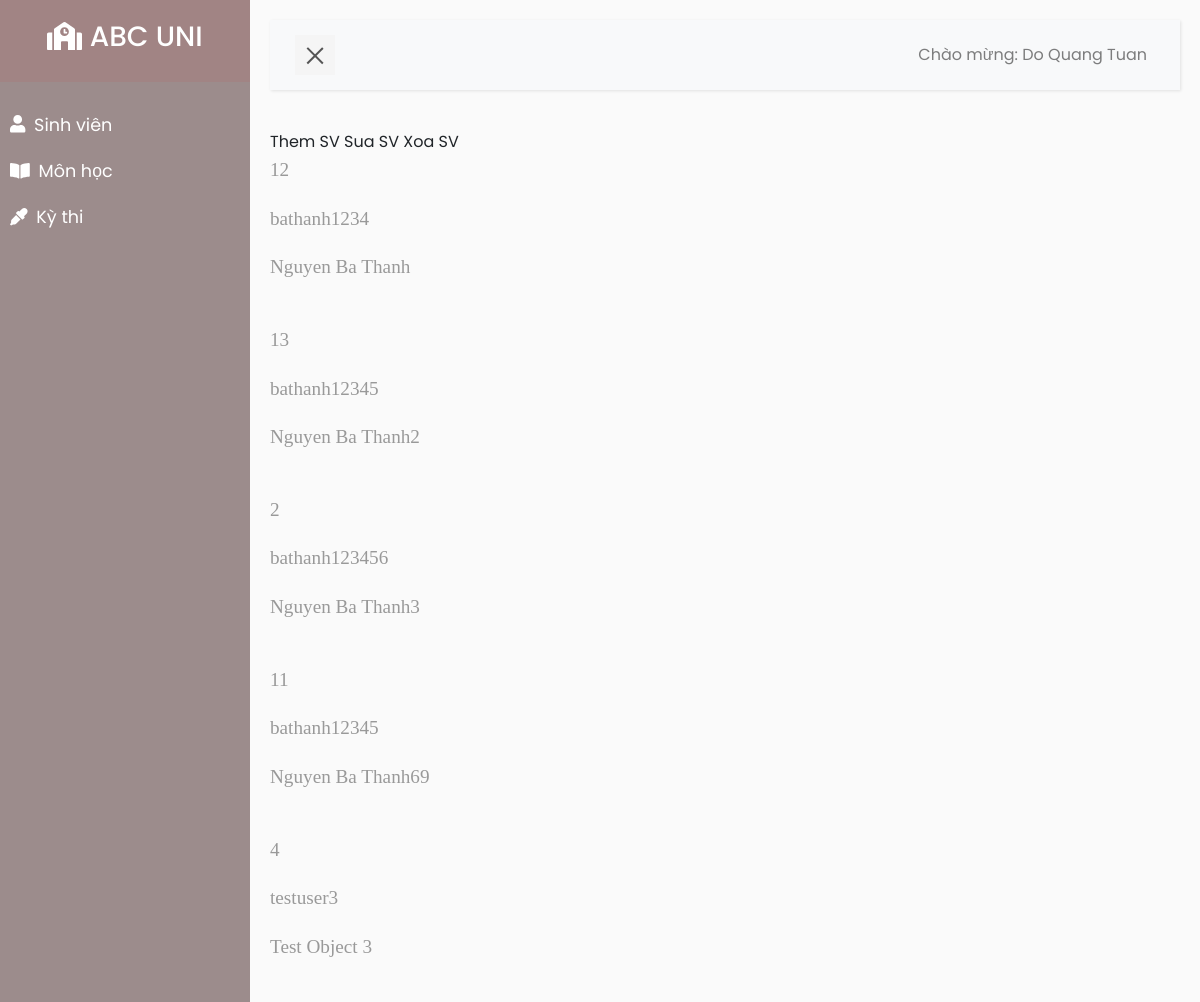
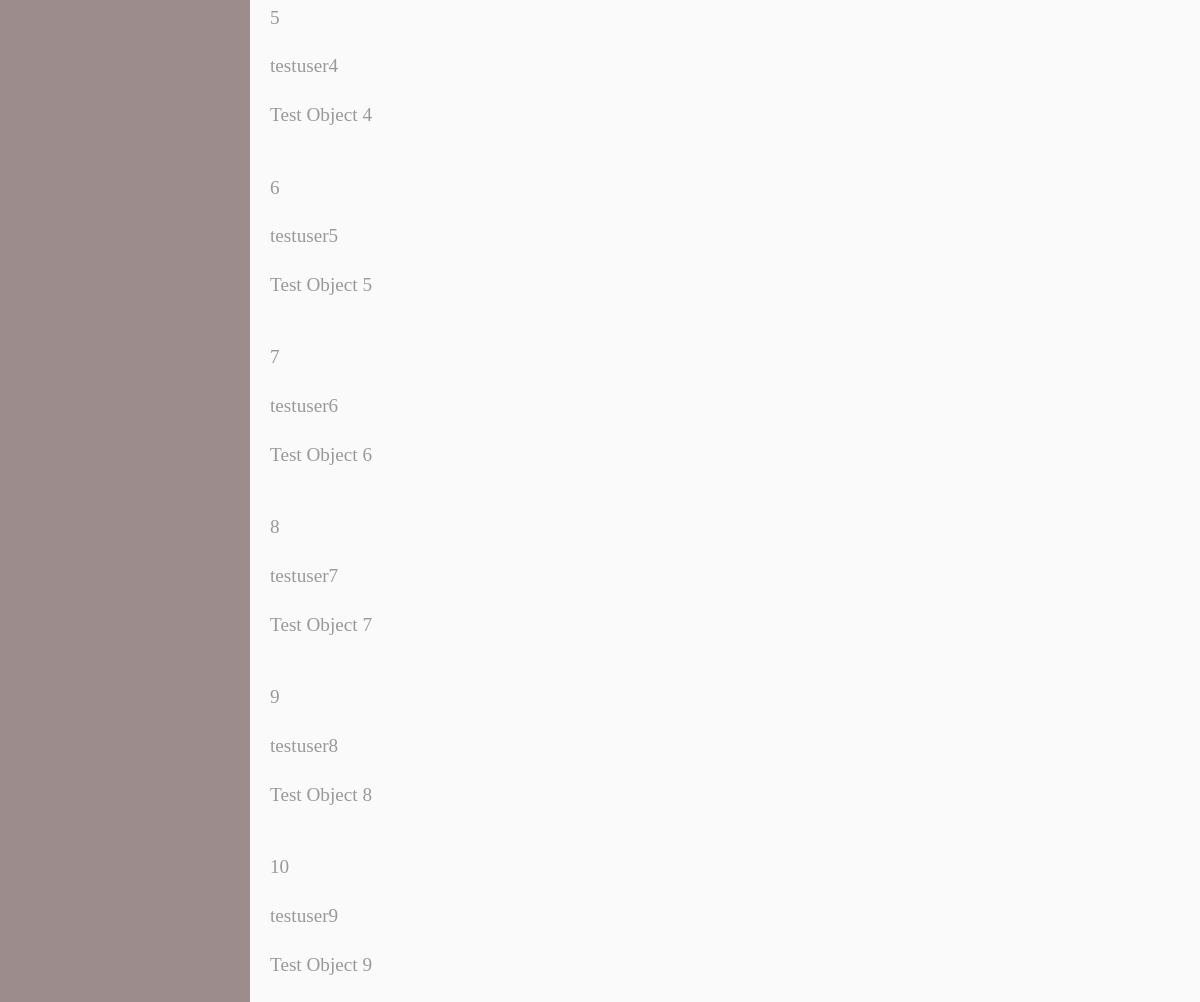
The page /admin.php?location=student (signed in) on the database its author committed (2 pictures, top to bottom).
### tables this page shows
CREATE TABLE `user` (
  `user_id` int(11) NOT NULL,
  `username` varchar(100) NOT NULL,
  `password` varchar(100) NOT NULL,
  `fullname` varchar(200) NOT NULL,
  `isAdmin` int(11) NOT NULL DEFAULT '0'
);

### admin/model/Data.php (called while the page is built, shortened)
<?php
require_once("core/data/PDOData.php");
class Data {
  public function getStudentList() {
    $db = new PDOData();
    $data = $db->doQuery("
      select user_id, username, fullname
      from user
      where isAdmin = 0
      order by fullname asc;
    ");
    return $data;
  }
}

### core/data/PDOdata.php (called while the page is built, shortened)
<?php
class PDOData {
  private $db = null;
  private $servername = "localhost:3307";
  private $database = "abcuni_db";
  private $username = "root";
  private $password = "quangtuan99";
  public function __construct() {
    try {
      $this->db = new PDO("mysql:host=$this->servername;dbname=$this->database", $this->username, $this->password);
    } catch(PDOException $e) { echo $e->getMessage();	}
  }
  public function __destruct() {
    try {
      $this->db = null;
    } catch(PDOException $e) { echo $e->getMessage();	}
  }
  public function doQuery($query) {
    $ret = array();
    try {
      $stmt = $this->db->query($query);
      if ($stmt) {
        while ($row = $stmt->fetch(PDO::FETCH_ASSOC)) {
          $ret[] = $row;
        }
      }
    } catch(PDOException $e) {	echo $query; }
    return $ret;
  }
}

### admin/view/DataView.php (the view, shortened to what this page needs)
<?php
class DataView {
  private $data;
  private $addPath;
  private $modifyPath;
  private $deletePath;
  public function __construct($data) {
    $this->data = $data;
    $this->current_path = "http://$_SERVER[HTTP_HOST]$_SERVER[REQUEST_URI]";
    $this->addPath = $this->current_path . '&&modify=add';
    $this->modifyPath = $this->current_path . '&&modify=modify';
    $this->deletePath = $this->current_path . '&&modify=delete';
  }
  public function studentListView() {
    $html = "";
    $html .= '
    <a href="'.$this->addPath.'">Them SV</a>
    <a href="'.$this->modifyPath.'">Sua SV</a>
    <a href="'.$this->deletePath.'">Xoa SV</a>
    ';
    if (count($this->data) == 0) {
      $html .= "Khong ton tai sinh vien nao.";
    }
    else {
      foreach ($this->data as $row){
        $html .= '
        <p>'.$row["user_id"].'</p>
        <p>'.$row["username"].'</p>
        <p>'.$row["fullname"].'</p>
        <br />
        ';
      }
    }
    return $html;
  }
}

### admin.php (shortened to what this page needs)
<?php
  require_once("admin/control/DataManager.php");
  $dataMgr = new \admin\control\DataManager();
?>
<!DOCTYPE html>
<html>
<head>
  <link rel="stylesheet" href="https://stackpath.bootstrapcdn.com/bootstrap/4.1.0/css/bootstrap.min.css">
  <link rel="stylesheet" href="css/style5.css">
</head>
<body>
  <div class="wrapper">
    <nav id="sidebar">
      <div class="sidebar-header">
        <a href="./admin.php?location=home"><h3><i class="fas fa-school"></i> ABC UNI</h3></a>
      </div>
      <ul class="list-unstyled components">
        <li>
          <a href="./admin.php?location=student"><i class="fas fa-user" style="margin-right:4px;"></i> Sinh viên</a>
          <a href="./admin.php?location=monhoc"><i class="fas fa-book-open " style="margin-right:4px;"></i> Môn học</a>
        </li>
        <li>
          <a href="./admin.php?location=kythi"><i class="fas fa-eye-dropper" style="margin-right:4px;"></i> Kỳ thi</a>
        </li>
      </ul>
    </nav>
    <div id="content">
      <nav class="navbar navbar-expand-lg navbar-light bg-light">
        <div class="container-fluid">
          <button type="button" id="sidebarCollapse" class="navbar-btn">
            <span></span>
          </button>
          <div class="collapse navbar-collapse" id="navbarSupportedContent">
            <ul class="nav navbar-nav ml-auto">
              <li class="nav-item">
                <a class="nav-link" href="./index.php?logout">Chào mừng: <?php echo $_SESSION["fullname"]; ?></a>
              </li>
            </ul>
          </div>
        </div>
      </nav>
      <?php if ($_GET["location"] == "home"): ?>
        <h2>THÔNG BÁO - HƯỚNG DẪN</h2>
        <div class="line"></div>
        <p>- Thời gian đăng ký  thi trực tuyến: từ 11/12/2019 - 19/12/2019.</p>
        <p>- Thời gian điều chỉnh đăng ký thi trực tuyến: từ 3/2/2020 - 16/2/2020 (2 tuần cuối của kỳ).</p>
        <p>- Sinh viên các chương trình đào tạo chuẩn không đăng ký thi tại các lớp thi phần dành cho sinh viên các chương trình chất lượng cao thông tư 23.</p>
        <p>- Ngược lại, sinh viên các chương trình chất lượng cao TT23 không đăng ký thi tại các lớp thi phần dành cho sinh viên chương trình đào tạo chuẩn.</p>
        <div class="line"></div>
      <?php elseif ($_GET["location"] == "student"): echo $dataMgr->showStudentList(); ?>
      <?php elseif ($_GET["location"] == "monhoc"): echo $dataMgr->showCourseList(); ?>
      <?php elseif ($_GET["location"] == "kythi"): echo $dataMgr->showSemesterList(); ?>
      <?php endif; ?>
    </div>
  </div>
</body>
</html>

### admin/control/DataManager.php (shortened to what this page needs)
<?php
require_once("admin/model/Data.php");
require_once("admin/view/DataView.php");
class DataManager {
  public function showStudentList() {
    $model = new \admin\model\Data();
    $data = $model->getStudentList();
    $view = new \admin\view\DataView($data);
    echo $view->studentListView();
  }
}

### css/style5.css (style rules this page uses)
body { font-family: 'Poppins', sans-serif; background: #fafafa; }
p { font-family: 'Poppins', sans-serif; font-size: 1.1em; font-weight: 300; line-height: 1.7em; color: #999; }
a, a:hover, a:focus { color: inherit; text-decoration: none; transition: all 0.3s; }
.navbar { padding: 15px 10px; background: #fff; border: none; border-radius: 0; margin-bottom: 40px; box-shadow: 1px 1px 3px rgba(0, 0, 0, 0.1); }
.navbar-btn { box-shadow: none; outline: none !important; border: none; }
.wrapper { display: flex; width: 100%; align-items: stretch; perspective: 1500px; }
#sidebar { min-width: 250px; max-width: 250px; background: #9c8c8c; color: #fff; transition: all 0.6s cubic-bezier(0.945, 0.020, 0.270, 0.665); transform-origin: bottom left; }
#sidebar .sidebar-header { text-align: center; padding: 20px; background: #a18484; }
#sidebar ul.components { padding: 20px 0; }
#sidebar ul li a { padding: 10px; font-size: 1.1em; display: block; }
#content { width: 100%; padding: 20px; min-height: 100vh; transition: all 0.3s; }
#content p { font-family: serif; font-size: 120%; }
#sidebarCollapse { width: 40px; height: 40px; background: #f5f5f5; cursor: pointer; }
#sidebarCollapse span { width: 80%; height: 2px; margin: 0 auto; display: block; background: #555; transition: all 0.8s cubic-bezier(0.810, -0.330, 0.345, 1.375); transition-delay: 0.2s; }
#sidebarCollapse span:last-of-type { transform: rotate(-45deg) translate(1px, -1px); }

### rows shown on the page
user: user_id "12", username "bathanh1234", fullname "Nguyen Ba Thanh"
user: user_id "13", username "bathanh12345", fullname "Nguyen Ba Thanh2"
user: user_id "2", username "bathanh123456", fullname "Nguyen Ba Thanh3"
user: user_id "11", username "bathanh12345", fullname "Nguyen Ba Thanh69"
user: user_id "4", username "testuser3", fullname "Test Object 3"
user: user_id "5", username "testuser4", fullname "Test Object 4"
user: user_id "6", username "testuser5", fullname "Test Object 5"
user: user_id "7", username "testuser6", fullname "Test Object 6"
user: user_id "8", username "testuser7", fullname "Test Object 7"
user: user_id "9", username "testuser8", fullname "Test Object 8"
user: user_id "10", username "testuser9", fullname "Test Object 9"

### other values the page prints
$_SESSION["fullname"] "Do Quang Tuan"
